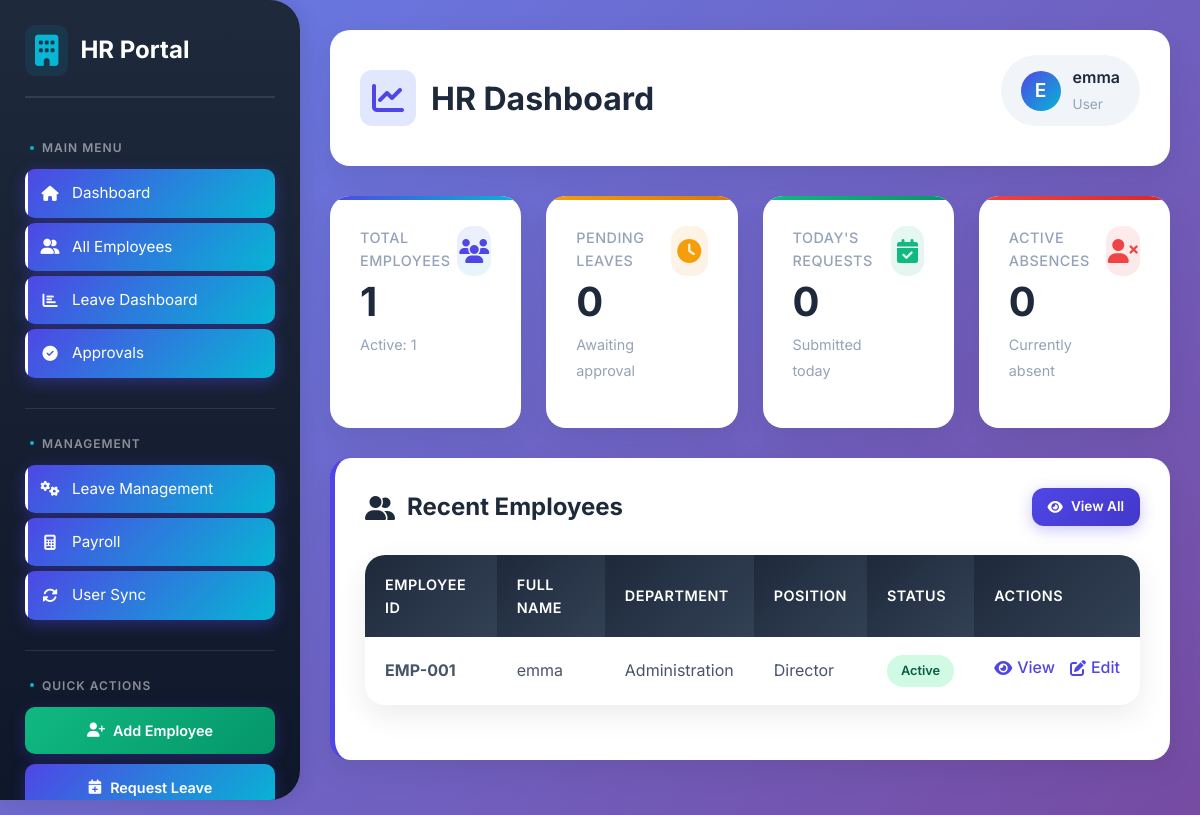
The page /hr/ (signed in) on the database as committed earlier.
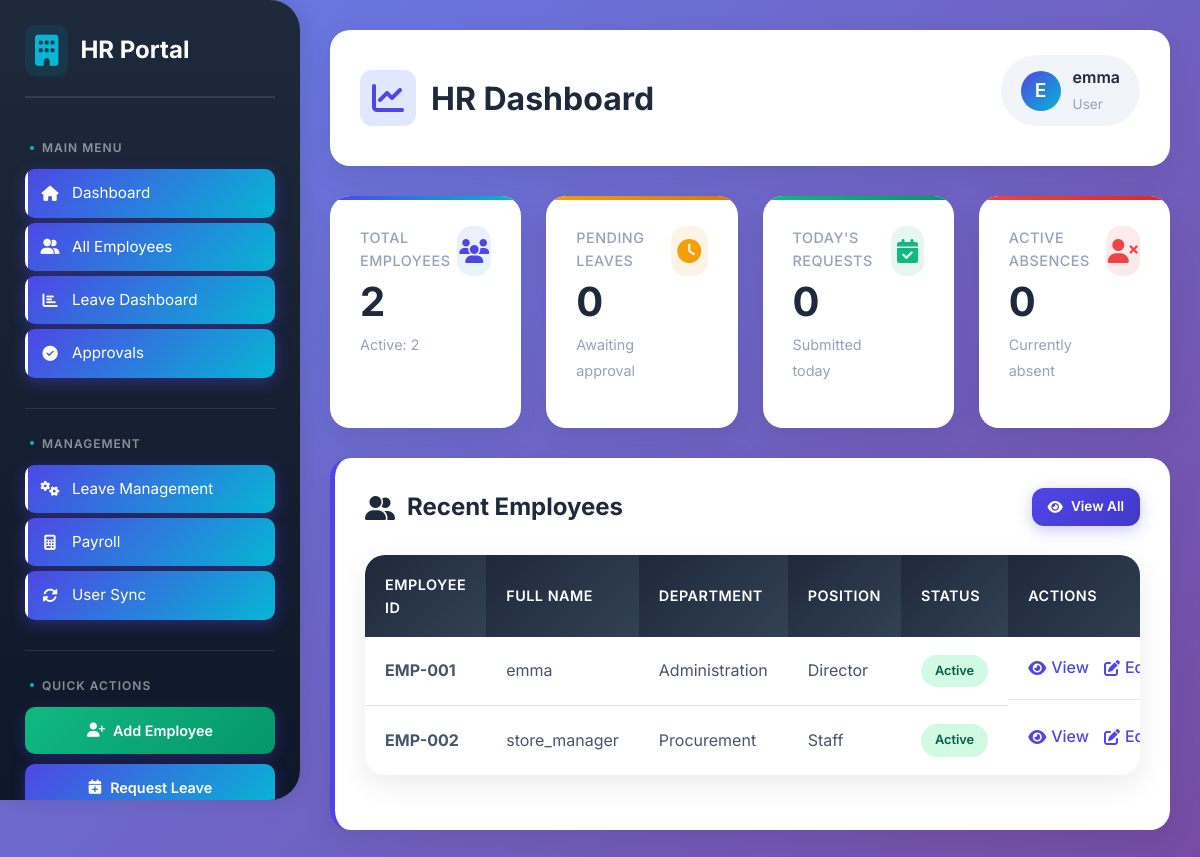
The same page on the database as committed later.
### hr/models.py (models this page shows, shortened)
class Employee(models.Model):
    DEPARTMENT_CHOICES = [
        ('', '--- Select Department ---'),
        ('HR', 'Human Resources'),
        ('Finance', 'Finance'),
        ('Procurement', 'Procurement'),
        ('Inventory', 'Inventory/Warehouse'),
        ('Auditor', 'Auditing'),
        ('IT', 'Information Technology'),
        ('Sales', 'Sales'),
        ('Administration', 'Administration'),
    ]
    POSITION_CHOICES = [
        ('', '--- Select Position ---'),
        ('Manager', 'Manager'),
        ('Supervisor', 'Supervisor'),
        ('Staff', 'Staff'),
        ('Officer', 'Officer'),
        ('Assistant', 'Assistant'),
        ('Director', 'Director'),
        ('Coordinator', 'Coordinator'),
    ]
    user = models.OneToOneField(
        User,
        on_delete=models.SET_NULL,
        null=True,
        blank=True
    )
    employee_id = models.CharField(max_length=20, unique=True, blank=True)  # Added blank=True
    full_name = models.CharField(max_length=100)
    department = models.CharField(max_length=50, choices=DEPARTMENT_CHOICES)  # Added choices
    position = models.CharField(max_length=50, choices=POSITION_CHOICES)  # Added choices
    phone = models.CharField(max_length=20)
    address = models.TextField()
    date_joined = models.DateField()
    is_active = models.BooleanField(default=True)
    class Meta:
        ordering = ['employee_id']

### hr/views.py (the view, shortened to what this page needs)
# urls.py: path('', views.hr_dashboard, name='hr_dashboard'),
@login_required
@group_required('HR')
def hr_dashboard(request):
    employees = Employee.objects.all()[:5]
    total_employees = Employee.objects.count()
    active_employees = Employee.objects.filter(is_active=True).count()
    user_has_employee = False
    user_employee = None
    is_manager = request.user.groups.filter(name='Manager').exists()
    is_hr = request.user.groups.filter(name='HR').exists()
    try:
        user_employee = request.user.employee
        user_has_employee = True
    except:
        pass
    total_pending_leaves = LeaveRequest.objects.filter(status='pending').count()
    today_leaves = LeaveRequest.objects.filter(
        submitted_date__date=timezone.now().date()
    ).count()
    today = timezone.now().date()
    active_absences = LeaveRequest.objects.filter(
        status='approved',
        start_date__lte=today,
        end_date__gte=today
    ).count()
    pending_leaves = None
    pending_approvals_count = 0
    context = {
        'employees': employees,
        'total_employees': total_employees,
        'active_employees': active_employees,
        'total_pending_leaves': total_pending_leaves,
        'today_leaves': today_leaves,
        'active_absences': active_absences,
        'is_manager': is_manager,
        'is_hr': is_hr,
        'user_has_employee': user_has_employee,
        'user_employee': user_employee,
        'pending_leaves': pending_leaves,
        'pending_approvals_count': pending_approvals_count,
    }
    return render(request, 'hr/dashboard.html', context)

### hr/context_processors.py (called while the page is built, shortened)
def leave_counts(request):
    if not request.user.is_authenticated:
        return {}
    pending_count = 0
    user_is_manager = request.user.groups.filter(name='Manager').exists()
    try:
        from .models import LeaveRequest, Employee
    except ImportError:
        pass
    return {
        'pending_count': pending_count,
        'user_is_manager': user_is_manager,
    }

### hr/views.py (called while the page is built)
def group_required(group_name):
    def decorator(view_func):
        @wraps(view_func)
        def _wrapped_view(request, *args, **kwargs):
            if request.user.groups.filter(name=group_name).exists() or request.user.is_superuser:
                return view_func(request, *args, **kwargs)
            else:
                return redirect('/')
        return _wrapped_view
    return decorator

### sales/context_processors.py (called while the page is built, shortened)
def sales_sidebar_context(request):
    return {}

### hr/templates/hr/dashboard.html (shortened to what the changed rows need)
{% load static %}
<!DOCTYPE html>
<html lang="en">
<head>
    <link rel="stylesheet" href="https://cdnjs.cloudflare.com/ajax/libs/font-awesome/6.4.0/css/all.min.css">
    <link rel="stylesheet" href="{% static 'css/hr-main.css' %}">
    <link rel="stylesheet" href="{% static 'css/hr-components.css' %}">
    <link rel="stylesheet" href="{% static 'css/hr-responsive.css' %}">
    <link rel="stylesheet" href="{% static 'css/hr-notifications.css' %}">
</head>
<body>
    <div class="main-content">
        <div class="header">
            <h1>
                <i class="fas fa-chart-line"></i>
                HR Dashboard
            </h1>
        </div>
        <div class="stats-grid">
            <div class="stat-card">
                <div class="stat-header">
                    <div>
                        <h3>Total Employees</h3>
                        <p class="stat-number">{{ total_employees }}</p>
                        <small class="stat-description">Active: {{ active_employees }}</small>
                    </div>
                </div>
            </div>
        </div>
        <div class="card">
            <div class="card-header">
                <h2 class="card-title">
                    <i class="fas fa-user-friends"></i>
                    Recent Employees
                </h2>
            </div>
            <div class="table-container">
                <div class="table-responsive">
                    <table>
                        <thead>
                            <tr>
                                <th>Employee ID</th>
                                <th>Full Name</th>
                                <th>Department</th>
                                <th>Position</th>
                                <th>Status</th>
                                <th>Actions</th>
                            </tr>
                        </thead>
                        <tbody>
                            {% for emp in employees %}
                            <tr>
                                <td><strong>{{ emp.employee_id }}</strong></td>
                                <td>{{ emp.full_name }}</td>
                                <td>{{ emp.department }}</td>
                                <td>{{ emp.position }}</td>
                                <td>
                                    {% if emp.is_active %}
                                        <span class="badge badge-success">Active</span>
                                    {% else %}
                                        <span class="badge badge-danger">Inactive</span>
                                    {% endif %}
                                </td>
                                <td class="action-links">
                                    <a href="{% url 'hr:employee_detail' emp.id %}" class="action-link">
                                        <i class="fas fa-eye"></i> View
                                    </a>
                                    <a href="{% url 'hr:employee_update' emp.id %}" class="action-link">
                                        <i class="fas fa-edit"></i> Edit
                                    </a>
                                </td>
                            </tr>
                            {% endfor %}
                        </tbody>
                    </table>
                </div>
            </div>
        </div>
    </div>
</body>
</html>

Rows that differ between the two databases and show on the page:
added Employee: employee_id "EMP-002", full_name "store_manager", department "Procurement", position "Staff", is_active "Active"
Other text that changed with them:
{{ total_employees }}: "1" → "2"
{{ active_employees }}: "1" → "2"
